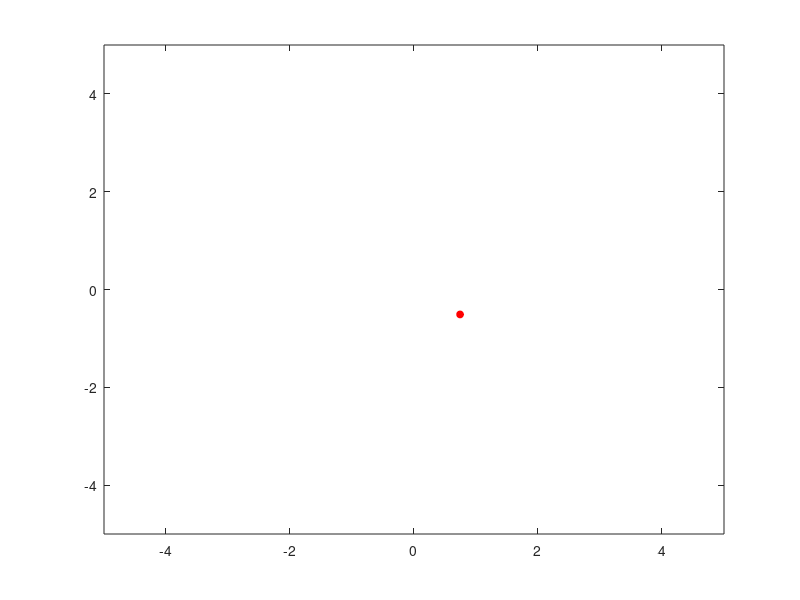

MATLAB code for this plot:
n = 50;
XY = 10 * rand(2,n) - 5;
for i=1:n
    plot(XY(1,i),XY(2,i),'or','MarkerSize',5,'MarkerFaceColor','r')
    axis([-5 5 -5 5])
    pause(.2)
end